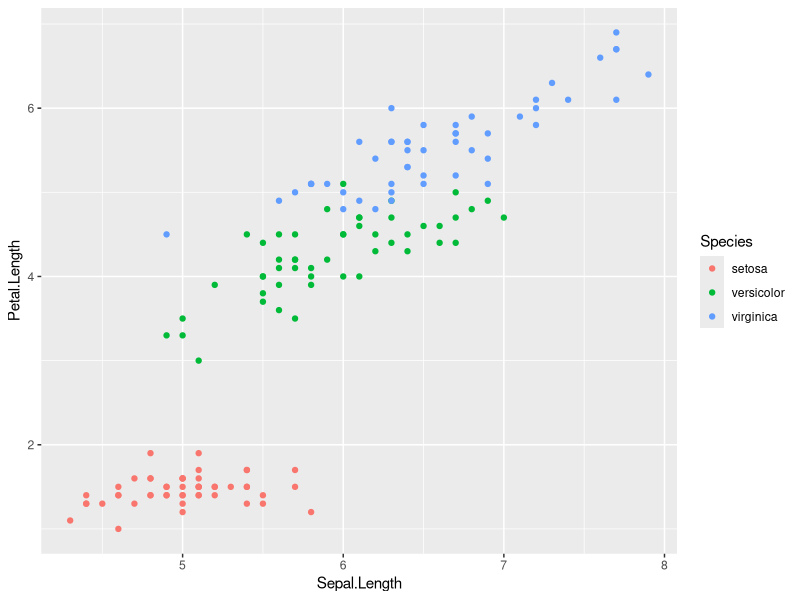
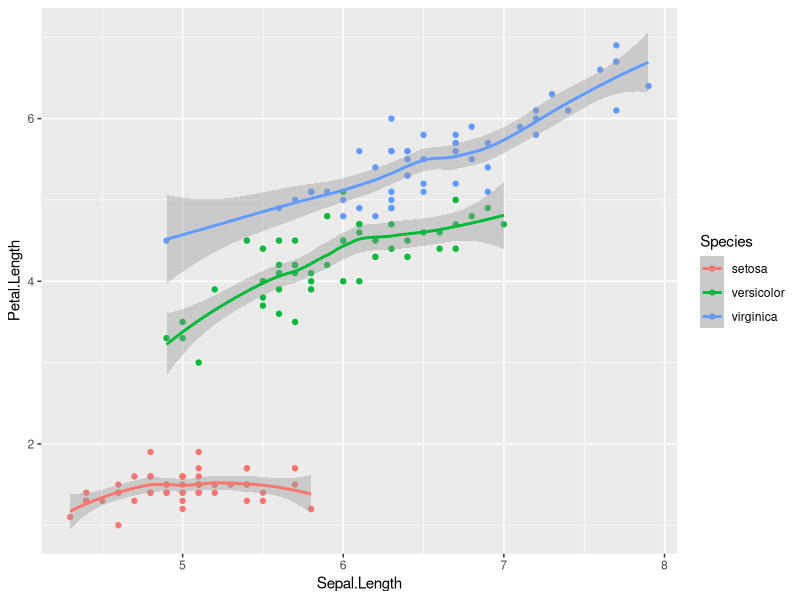
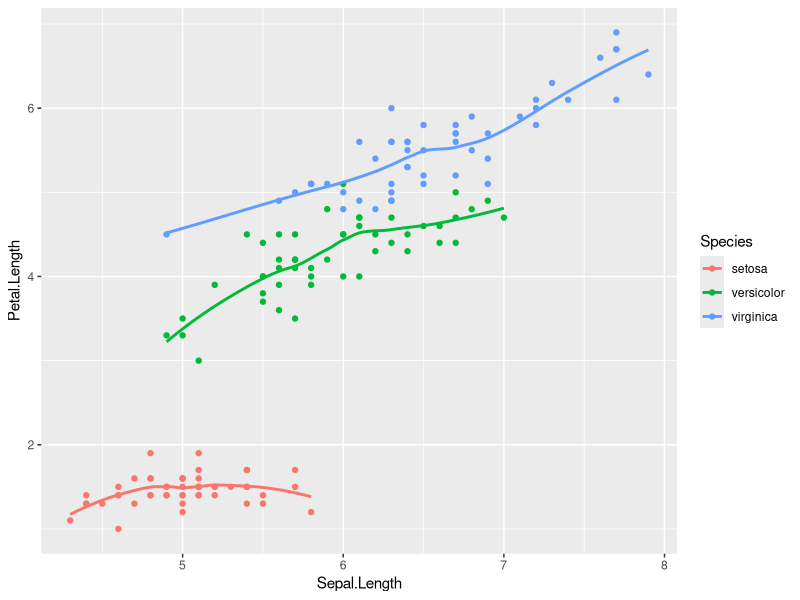
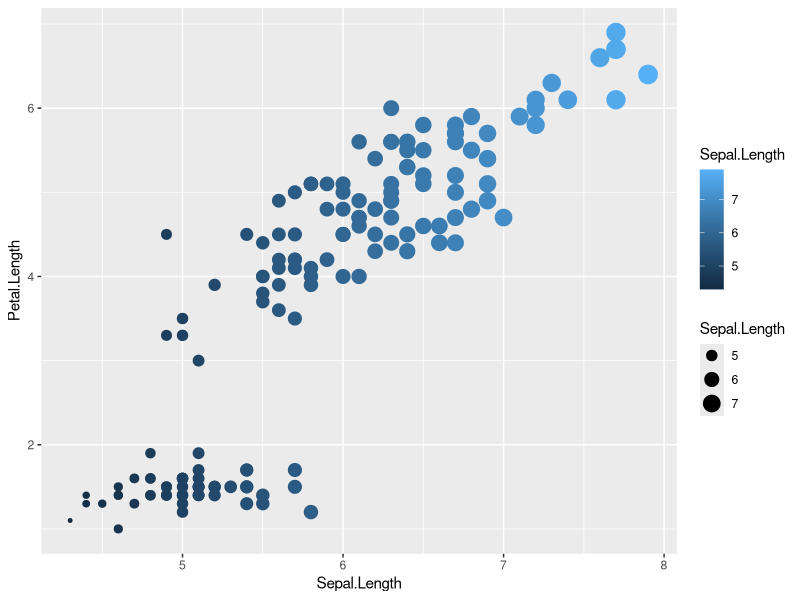
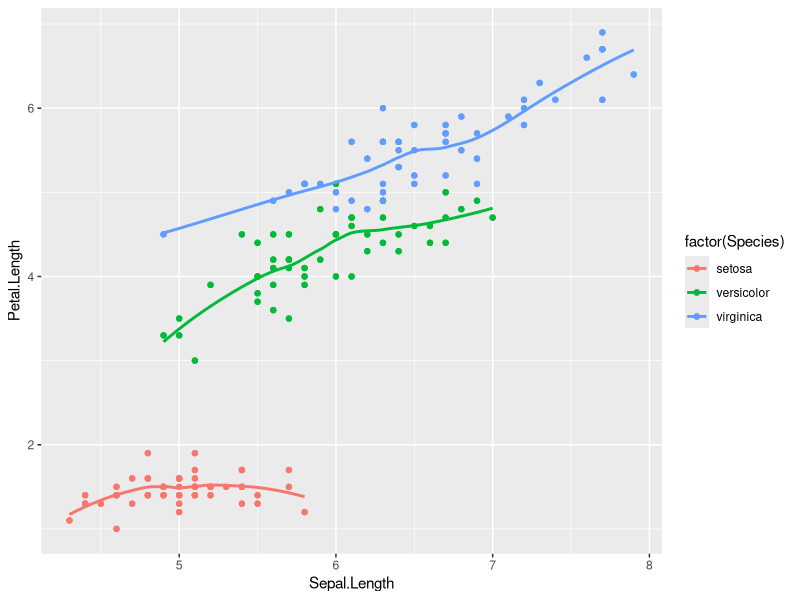
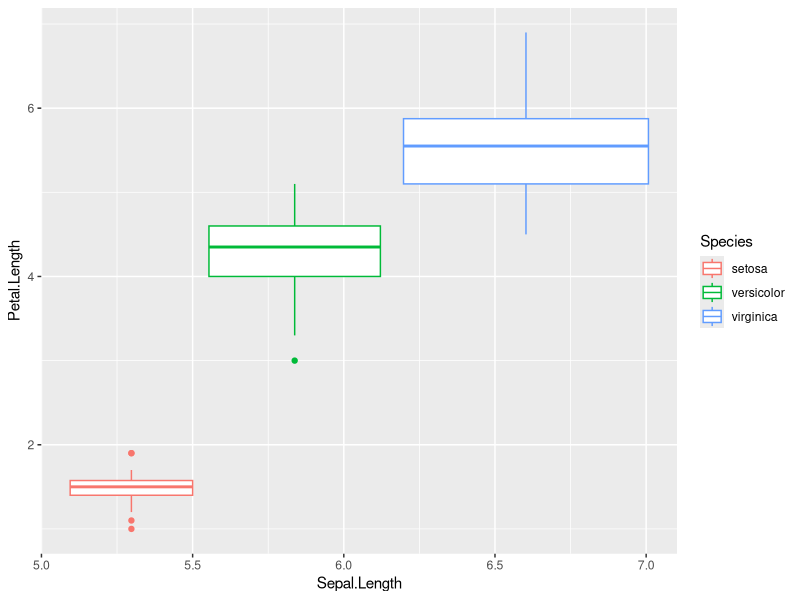
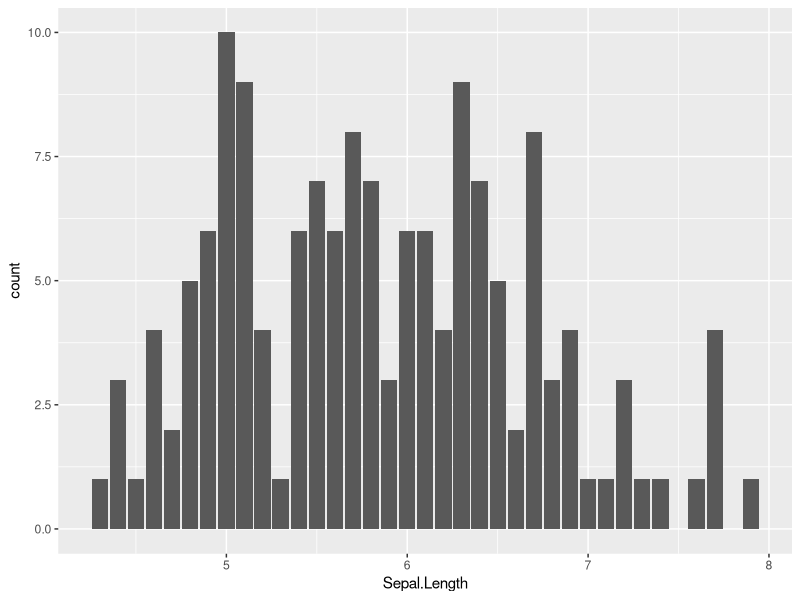
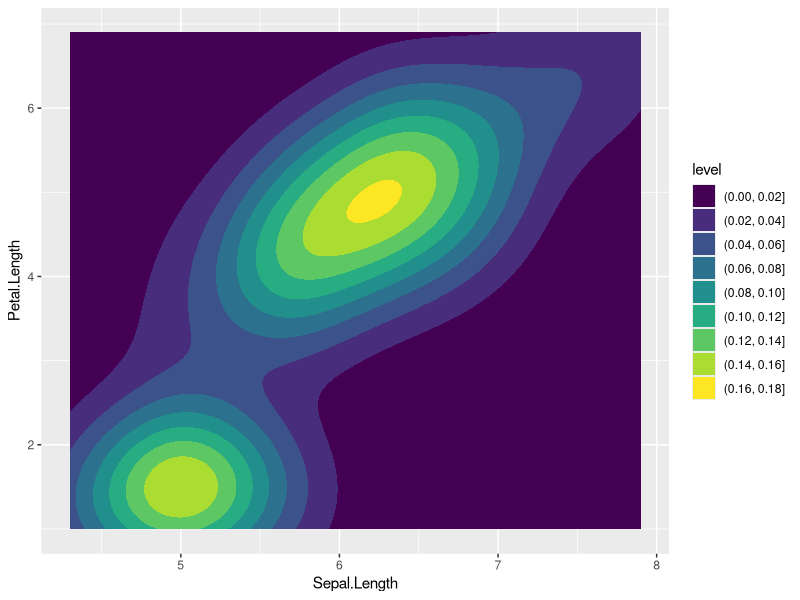

Write the R code that produced these figures, in order.
# load packages
library(ggplot2)
library(RColorBrewer)
library(viridis)
library(dplyr)
#load data 
data("iris")
# working with specific data chosen from iris data set
iris_length = select(iris, Sepal.Length, Petal.Length)
head(iris_length)
# setting Aesthetics and Geometries
iris_aes= ggplot(data = iris,aes(x = Sepal.Length, y = Petal.Length, color = Species))
iris_aes + geom_point()  # display with geom_point()
iris_aes + geom_point() + geom_smooth()  # trend line and area
iris_aes + geom_point() + geom_smooth(se=FALSE)
ggplot(data = iris, aes(x = Sepal.Length, y = Petal.Length, 
                        color = Sepal.Length, size = Sepal.Length)) + geom_point()
qplot(Sepal.Length, Petal.Length, data = iris, color = 
        factor(Species)) + 
  geom_point() + 
  geom_smooth(se=FALSE) # use qplot()
ggplot(data = iris, aes(x = Sepal.Length, y = Petal.Length, 
                        color = Species)) + geom_boxplot() # Boxplot with default options
ggplot(data=iris,aes(x=Sepal.Length)) + geom_bar() # bar plot 

ggplot(data=iris,aes(x=Sepal.Length, y = Petal.Length)) + 
  geom_density_2d_filled() # density plot 

ggplot(data=iris, aes(x=Sepal.Length,fill=Species)) + 
  geom_histogram() # histogram plotting colours by species
ggplot(data=iris,aes(x=Sepal.Length,fill=Species)) + 
  geom_histogram(binwidth = 0.05) # histogram bindwidth = 0.05

